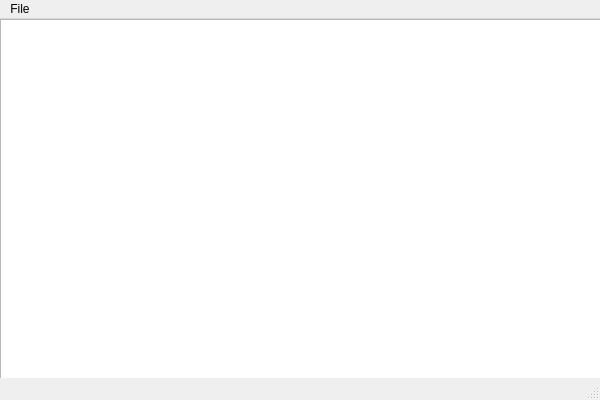
<?xml version="1.0" encoding="UTF-8"?>
<ui version="4.0">
 <class>MainWindow</class>
 <widget class="QMainWindow" name="MainWindow">
  <property name="geometry">
   <rect>
    <x>0</x>
    <y>0</y>
    <width>600</width>
    <height>400</height>
   </rect>
  </property>
  <property name="windowTitle">
   <string>MainWindow</string>
  </property>
  <property name="animated">
   <bool>true</bool>
  </property>
  <widget class="QWidget" name="centralwidget">
   <widget class="QTextEdit" name="textEdit">
    <property name="geometry">
     <rect>
      <x>0</x>
      <y>0</y>
      <width>801</width>
      <height>561</height>
     </rect>
    </property>
   </widget>
  </widget>
  <widget class="QMenuBar" name="menubar">
   <property name="geometry">
    <rect>
     <x>0</x>
     <y>0</y>
     <width>600</width>
     <height>21</height>
    </rect>
   </property>
   <widget class="QMenu" name="menuFile">
    <property name="title">
     <string>File</string>
    </property>
    <addaction name="actionOpen"/>
    <addaction name="actionSave"/>
   </widget>
   <addaction name="menuFile"/>
  </widget>
  <widget class="QStatusBar" name="statusbar"/>
  <action name="actionOpen">
   <property name="checkable">
    <bool>false</bool>
   </property>
   <property name="icon">
    <iconset theme="Oxygen"/>
   </property>
   <property name="text">
    <string>Open</string>
   </property>
   <property name="statusTip">
    <string>Open File</string>
   </property>
   <property name="shortcut">
    <string>Ctrl+O</string>
   </property>
  </action>
  <action name="actionSave">
   <property name="icon">
    <iconset theme="Oxygen"/>
   </property>
   <property name="text">
    <string>Save</string>
   </property>
   <property name="toolTip">
    <string>Save File</string>
   </property>
   <property name="shortcut">
    <string>Ctrl+S</string>
   </property>
  </action>
 </widget>
 <resources/>
 <connections/>
</ui>
